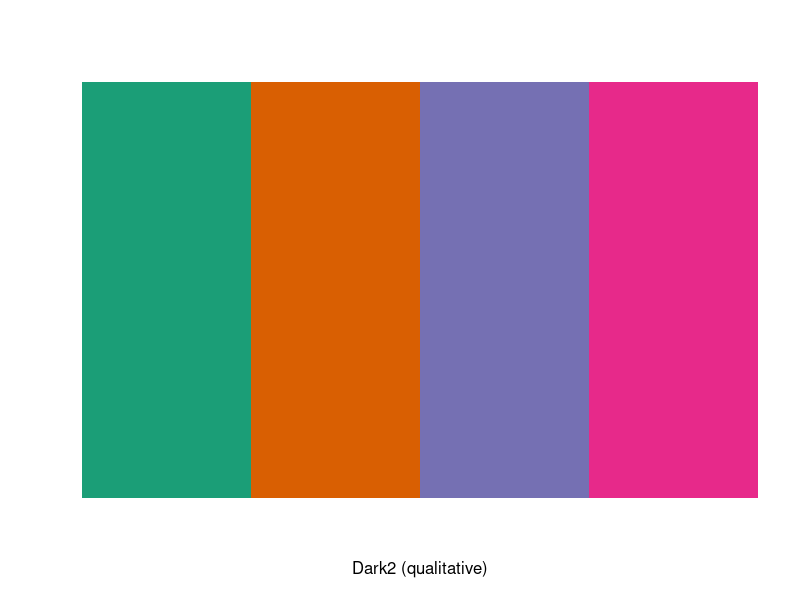
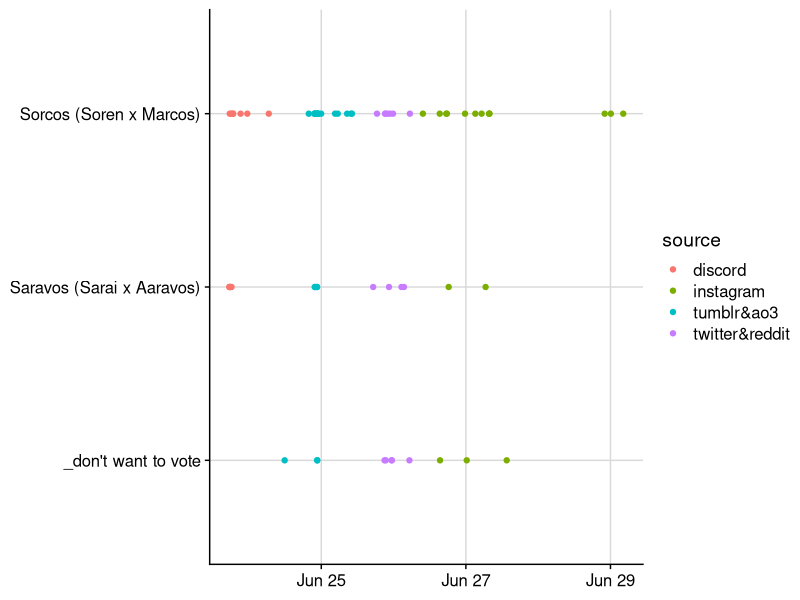
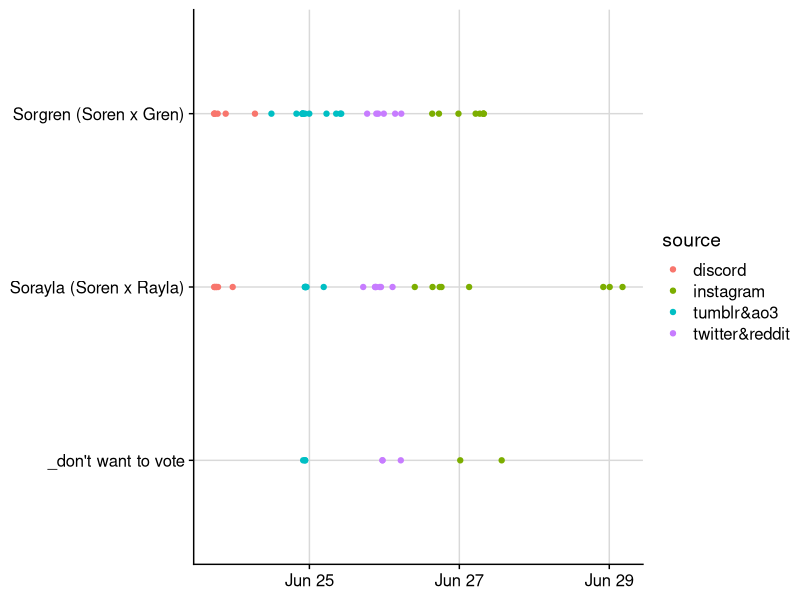
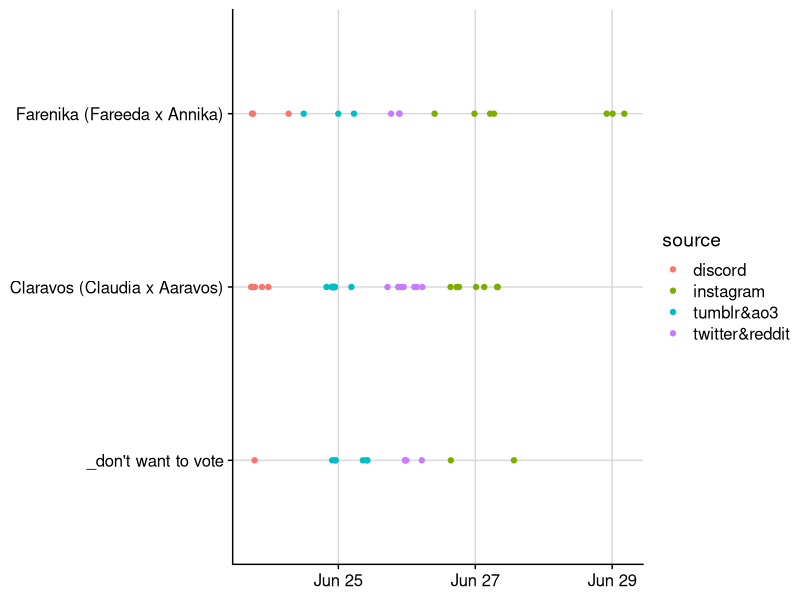
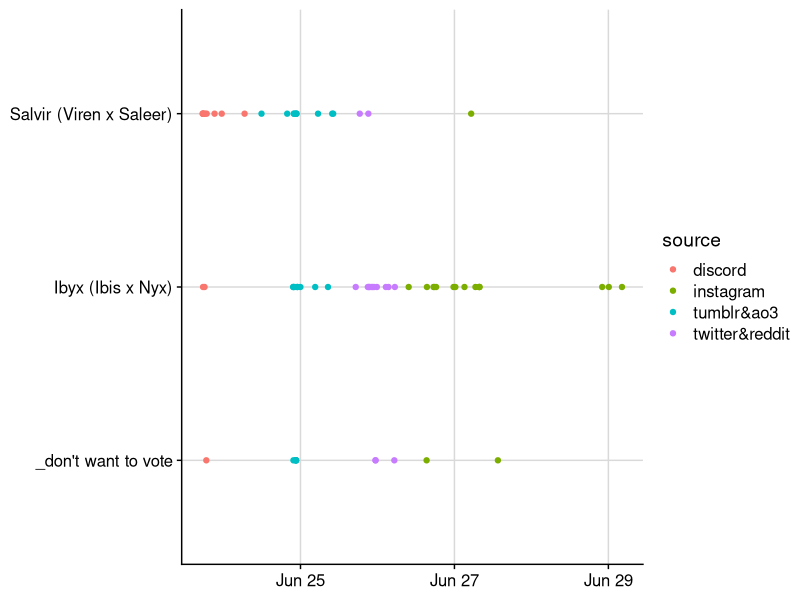
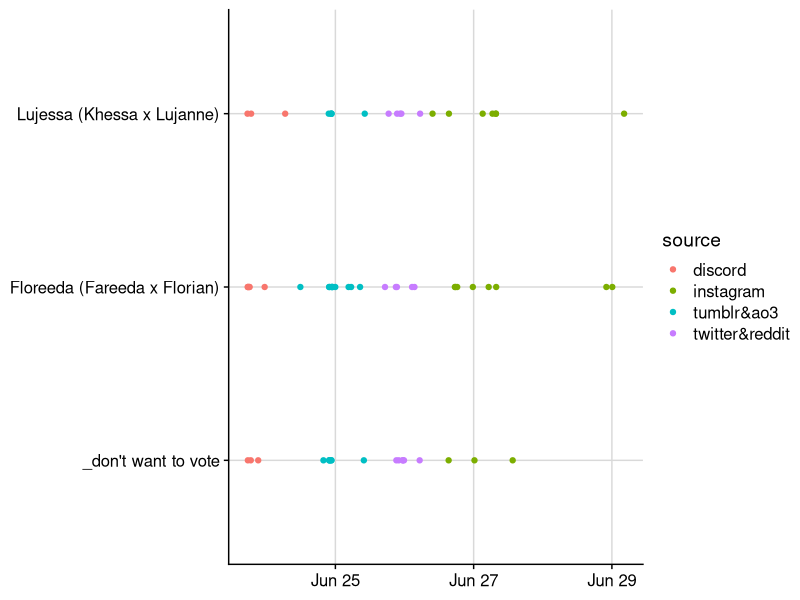
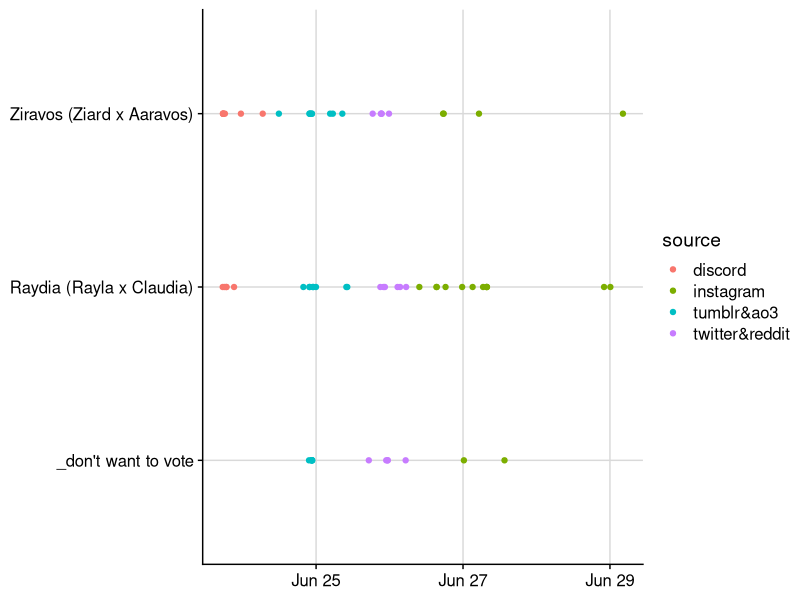
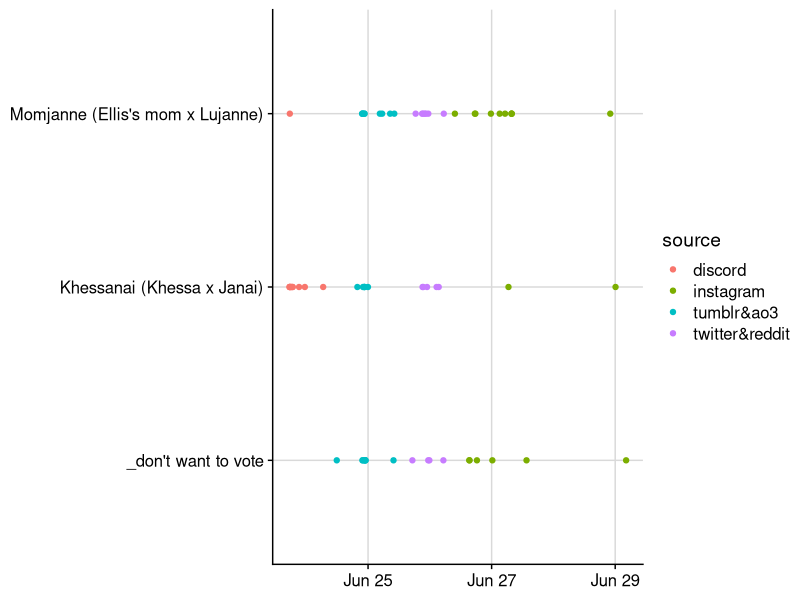

Here is the R script that generated these plots, in order:
#install.packages("rstudioapi")
library("rstudioapi")
setwd(dirname(rstudioapi::getActiveDocumentContext()$path))

data <- read.csv2 ('Rarepair Rumble Round 2CD (Responses) - Form responses 1.csv', header = TRUE, sep=',')
data <- sapply(data, as.character)
data[data == ''] <- "_don't want to vote"
data[data == "I don't want to vote for either of these ships"] <- "_don't want to vote"
data <- data.frame(data)

data$source <- 'discord'
data[13:35,]$source <- 'tumblr&ao3'
data[36:51,]$source <- 'twitter&reddit'
data[52:69,]$source <- 'instagram'

#install.packages("lubridate")
library("lubridate")
data$Timestamp <- parse_date_time2(as.character(data$Timestamp), orders = "%d/%m/%Y %H:%M:%S")
data$day <- as.Date(data$Timestamp)

#install.packages("ggplot2")
library("ggplot2")
#install.packages("cowplot")
library("cowplot")
#install.packages("RColorBrewer")
library("RColorBrewer")
custompalette <- brewer.pal(n=4, name = 'Dark2')
display.brewer.pal(name = 'Dark2', n=4)

pdf(file='RRResults_2CD.pdf', paper ='USr', width=11.69, height=8.27)

for (i in 2:17) {
ploti<- ggplot(data, aes(x=Timestamp, y=data[,i])) +
                  geom_point(aes(col=source))

summary(data)

print(ploti +
        theme_half_open() +
        background_grid() +
        theme(axis.title.y=element_blank(),
              axis.title.x=element_blank()))
}

dev.off

pdf(file='RRResults_2CD_bar_total.pdf', paper ='USr', width=11.69, height=8.27)

for (i in 2:17) {
  ploti<- ggplot(data, aes(x=data[,i])) + 
    geom_bar(aes(col=source, fill=source), alpha = 0.5)+
    scale_colour_manual(values = custompalette)+
    scale_fill_manual(values = custompalette)
  
  print(ploti +
          theme_half_open() +
          background_grid() +
          theme(axis.text.x = element_text(angle = 90, vjust = 0.5, hjust=1),
                               axis.title.y=element_blank(),
                               axis.title.x=element_blank()))
}

dev.off()

pdf(file='RRResults_2CD_bar.pdf', paper ='USr', width=11.69, height=8.27)

for (i in 2:17) {
  ploti<- ggplot(data, aes(x=data[,i])) + 
    geom_bar(aes(col=source, fill=source), alpha = 0.5)+
    scale_colour_manual(values = custompalette)+
    scale_fill_manual(values = custompalette) +
    facet_wrap(~day, nrow=1)
    
    print(ploti +
            theme_half_open() +
            background_grid() +
            theme(axis.text.x = element_text(angle = 90, vjust = 0.5, hjust=1),
                  axis.title.y=element_blank(),
                  axis.title.x=element_blank()))
}

dev.off()
dev.off()
dev.off()
